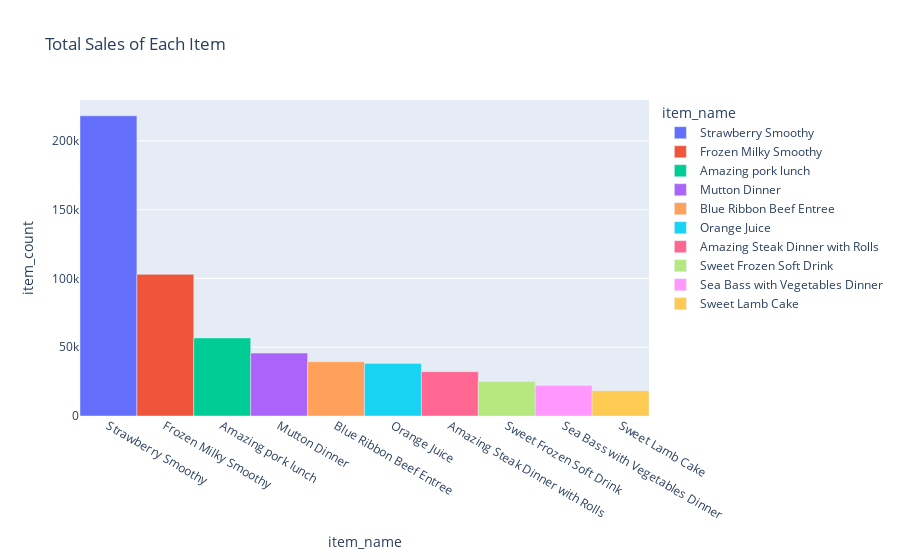

Notebook cell for this chart:
### Code cell
df_plot=df[['item_id','item_name','item_count']].groupby(['item_id','item_name']).sum().reset_index().sort_values(by='item_count',ascending=False).head(10)
fig = px.bar(df_plot, x='item_name', y='item_count',facet_col_spacing=0, color="item_name",title='Total Sales of Each Item')
fig.update_layout(bargap=0.0,bargroupgap=0.0)
fig.show()

### Figure 1 — Plotly figure (JSON) as saved in the notebook; plotly's stock layout.template omitted (floating-point values rounded to 4 significant figures)
{"data": [{"alignmentgroup": "True", "hovertemplate": "item_name=%{x}<br>item_count=%{y}<extra></extra>", "legendgroup": "Strawberry Smoothy", "marker": {"color": "#636efa", "pattern": {"shape": ""}}, "name": "Strawberry Smoothy", "offsetgroup": "Strawberry Smoothy", "orientation": "v", "showlegend": true, "textposition": "auto", "type": "bar", "x": ["Strawberry Smoothy"], "xaxis": "x", "y": [218248], "yaxis": "y"}, {"alignmentgroup": "True", "hovertemplate": "item_name=%{x}<br>item_count=%{y}<extra></extra>", "legendgroup": "Frozen Milky Smoothy", "marker": {"color": "#EF553B", "pattern": {"shape": ""}}, "name": "Frozen Milky Smoothy", "offsetgroup": "Frozen Milky Smoothy", "orientation": "v", "showlegend": true, "textposition": "auto", "type": "bar", "x": ["Frozen Milky Smoothy"], "xaxis": "x", "y": [102990], "yaxis": "y"}, {"alignmentgroup": "True", "hovertemplate": "item_name=%{x}<br>item_count=%{y}<extra></extra>", "legendgroup": "Amazing pork lunch", "marker": {"color": "#00cc96", "pattern": {"shape": ""}}, "name": "Amazing pork lunch", "offsetgroup": "Amazing pork lunch", "orientation": "v", "showlegend": true, "textposition": "auto", "type": "bar", "x": ["Amazing pork lunch"], "xaxis": "x", "y": [56775], "yaxis": "y"}, {"alignmentgroup": "True", "hovertemplate": "item_name=%{x}<br>item_count=%{y}<extra></extra>", "legendgroup": "Mutton Dinner", "marker": {"color": "#ab63fa", "pattern": {"shape": ""}}, "name": "Mutton Dinner", "offsetgroup": "Mutton Dinner", "orientation": "v", "showlegend": true, "textposition": "auto", "type": "bar", "x": ["Mutton Dinner"], "xaxis": "x", "y": [45749], "yaxis": "y"}, {"alignmentgroup": "True", "hovertemplate": "item_name=%{x}<br>item_count=%{y}<extra></extra>", "legendgroup": "Blue Ribbon Beef Entree", "marker": {"color": "#FFA15A", "pattern": {"shape": ""}}, "name": "Blue Ribbon Beef Entree", "offsetgroup": "Blue Ribbon Beef Entree", "orientation": "v", "showlegend": true, "textposition": "auto", "type": "bar", "x": ["Blue Ribbon Beef Entree"], "xaxis": "x", "y": [39476], "yaxis": "y"}, {"alignmentgroup": "True", "hovertemplate": "item_name=%{x}<br>item_count=%{y}<extra></extra>", "legendgroup": "Orange Juice", "marker": {"color": "#19d3f3", "pattern": {"shape": ""}}, "name": "Orange Juice", "offsetgroup": "Orange Juice", "orientation": "v", "showlegend": true, "textposition": "auto", "type": "bar", "x": ["Orange Juice"], "xaxis": "x", "y": [38207], "yaxis": "y"}, {"alignmentgroup": "True", "hovertemplate": "item_name=%{x}<br>item_count=%{y}<extra></extra>", "legendgroup": "Amazing Steak Dinner with Rolls", "marker": {"color": "#FF6692", "pattern": {"shape": ""}}, "name": "Amazing Steak Dinner with Rolls", "offsetgroup": "Amazing Steak Dinner with Rolls", "orientation": "v", "showlegend": true, "textposition": "auto", "type": "bar", "x": ["Amazing Steak Dinner with Rolls"], "xaxis": "x", "y": [32207], "yaxis": "y"}, {"alignmentgroup": "True", "hovertemplate": "item_name=%{x}<br>item_count=%{y}<extra></extra>", "legendgroup": "Sweet Frozen Soft Drink", "marker": {"color": "#B6E880", "pattern": {"shape": ""}}, "name": "Sweet Frozen Soft Drink", "offsetgroup": "Sweet Frozen Soft Drink", "orientation": "v", "showlegend": true, "textposition": "auto", "type": "bar", "x": ["Sweet Frozen Soft Drink"], "xaxis": "x", "y": [25015], "yaxis": "y"}, {"alignmentgroup": "True", "hovertemplate": "item_name=%{x}<br>item_count=%{y}<extra></extra>", "legendgroup": "Sea Bass with Vegetables Dinner", "marker": {"color": "#FF97FF", "pattern": {"shape": ""}}, "name": "Sea Bass with Vegetables Dinner", "offsetgroup": "Sea Bass with Vegetables Dinner", "orientation": "v", "showlegend": true, "textposition": "auto", "type": "bar", "x": ["Sea Bass with Vegetables Dinner"], "xaxis": "x", "y": [22230], "yaxis": "y"}, {"alignmentgroup": "True", "hovertemplate": "item_name=%{x}<br>item_count=%{y}<extra></extra>", "legendgroup": "Sweet Lamb Cake", "marker": {"color": "#FECB52", "pattern": {"shape": ""}}, "name": "Sweet Lamb Cake", "offsetgroup": "Sweet Lamb Cake", "orientation": "v", "showlegend": true, "textposition": "auto", "type": "bar", "x": ["Sweet Lamb Cake"], "xaxis": "x", "y": [18347], "yaxis": "y"}], "layout": {"bargap": 0, "bargroupgap": 0, "barmode": "relative", "legend": {"title": {"text": "item_name"}, "tracegroupgap": 0}, "title": {"text": "Total Sales of Each Item"}, "xaxis": {"anchor": "y", "categoryarray": ["Strawberry Smoothy", "Frozen Milky Smoothy", "Amazing pork lunch", "Mutton Dinner", "Blue Ribbon Beef Entree", "Orange Juice", "Amazing Steak Dinner with Rolls", "Sweet Frozen Soft Drink", "Sea Bass with Vegetables Dinner", "Sweet Lamb Cake"], "categoryorder": "array", "domain": [0, 1], "title": {"text": "item_name"}}, "yaxis": {"anchor": "x", "domain": [0, 1], "title": {"text": "item_count"}}}}
